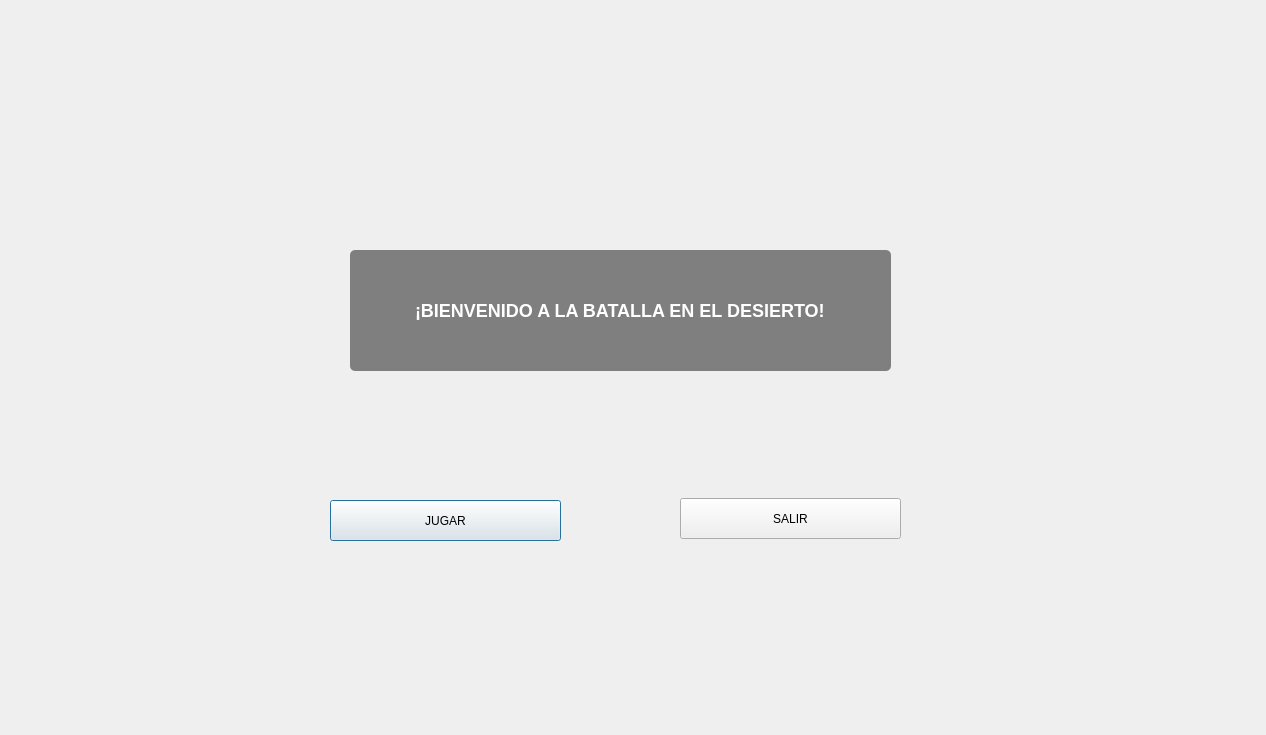
<?xml version="1.0" encoding="UTF-8"?>
<ui version="4.0">
 <class>MenuInicioDialog</class>
 <widget class="QDialog" name="MenuInicioDialog">
  <property name="geometry">
   <rect>
    <x>0</x>
    <y>0</y>
    <width>1266</width>
    <height>735</height>
   </rect>
  </property>
  <property name="windowTitle">
   <string>Menú de Inicio</string>
  </property>
  <property name="styleSheet">
   <string notr="true">QDialog {
    background-image: url(:/imagenes/menu.png); /* ¡IMPORTANTE! Cambia esta ruta si tu imagen está en otro lugar */
    background-repeat: no-repeat;
    background-position: center;
    background-size: cover; /* Esto escala la imagen para cubrir todo el fondo */
}</string>
  </property>
  <widget class="QLabel" name="labelBienvenida">
   <property name="geometry">
    <rect>
     <x>350</x>
     <y>250</y>
     <width>541</width>
     <height>121</height>
    </rect>
   </property>
   <property name="styleSheet">
    <string notr="true">QLabel {
    color: white;
    font-size: 18px;
    font-weight: bold;
    background-color: rgba(0, 0, 0, 120); /* Fondo negro semi-transparente */
    padding: 10px; /* Espacio alrededor del texto */
    border-radius: 5px; /* Bordes redondeados */
}</string>
   </property>
   <property name="text">
    <string>          ¡BIENVENIDO A LA BATALLA EN EL DESIERTO!</string>
   </property>
  </widget>
  <widget class="QPushButton" name="btnJugar">
   <property name="geometry">
    <rect>
     <x>330</x>
     <y>500</y>
     <width>231</width>
     <height>41</height>
    </rect>
   </property>
   <property name="text">
    <string>JUGAR</string>
   </property>
  </widget>
  <widget class="QPushButton" name="btnSalir">
   <property name="geometry">
    <rect>
     <x>680</x>
     <y>498</y>
     <width>221</width>
     <height>41</height>
    </rect>
   </property>
   <property name="text">
    <string>SALIR</string>
   </property>
  </widget>
 </widget>
 <resources/>
 <connections/>
</ui>
